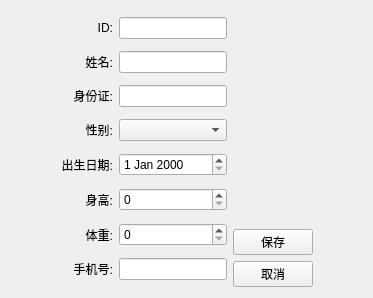
<?xml version="1.0" encoding="UTF-8"?>
<ui version="4.0">
 <class>PatientEditView</class>
 <widget class="QWidget" name="PatientEditView">
  <property name="geometry">
   <rect>
    <x>0</x>
    <y>0</y>
    <width>373</width>
    <height>298</height>
   </rect>
  </property>
  <property name="windowTitle">
   <string>编辑患者信息</string>
  </property>
  <layout class="QHBoxLayout" name="horizontalLayout">
   <item>
    <spacer name="horizontalSpacer">
     <property name="orientation">
      <enum>Qt::Orientation::Horizontal</enum>
     </property>
     <property name="sizeHint" stdset="0">
      <size>
       <width>41</width>
       <height>20</height>
      </size>
     </property>
    </spacer>
   </item>
   <item>
    <layout class="QGridLayout" name="gridLayout">
     <item row="0" column="0">
      <widget class="QLabel" name="label">
       <property name="text">
        <string>ID:</string>
       </property>
       <property name="alignment">
        <set>Qt::AlignmentFlag::AlignRight|Qt::AlignmentFlag::AlignTrailing|Qt::AlignmentFlag::AlignVCenter</set>
       </property>
      </widget>
     </item>
     <item row="0" column="1">
      <widget class="QLineEdit" name="inputID"/>
     </item>
     <item row="1" column="0">
      <widget class="QLabel" name="label_2">
       <property name="text">
        <string>姓名:</string>
       </property>
       <property name="alignment">
        <set>Qt::AlignmentFlag::AlignRight|Qt::AlignmentFlag::AlignTrailing|Qt::AlignmentFlag::AlignVCenter</set>
       </property>
      </widget>
     </item>
     <item row="1" column="1">
      <widget class="QLineEdit" name="inputName"/>
     </item>
     <item row="2" column="0">
      <widget class="QLabel" name="label_3">
       <property name="text">
        <string>身份证:</string>
       </property>
       <property name="alignment">
        <set>Qt::AlignmentFlag::AlignRight|Qt::AlignmentFlag::AlignTrailing|Qt::AlignmentFlag::AlignVCenter</set>
       </property>
      </widget>
     </item>
     <item row="2" column="1">
      <widget class="QLineEdit" name="inputIdCard"/>
     </item>
     <item row="3" column="0">
      <widget class="QLabel" name="label_4">
       <property name="text">
        <string>性别:</string>
       </property>
       <property name="alignment">
        <set>Qt::AlignmentFlag::AlignRight|Qt::AlignmentFlag::AlignTrailing|Qt::AlignmentFlag::AlignVCenter</set>
       </property>
      </widget>
     </item>
     <item row="3" column="1">
      <widget class="QComboBox" name="inputSex"/>
     </item>
     <item row="4" column="0">
      <widget class="QLabel" name="label_5">
       <property name="text">
        <string>出生日期:</string>
       </property>
       <property name="alignment">
        <set>Qt::AlignmentFlag::AlignRight|Qt::AlignmentFlag::AlignTrailing|Qt::AlignmentFlag::AlignVCenter</set>
       </property>
      </widget>
     </item>
     <item row="4" column="1">
      <widget class="QDateEdit" name="inputDate"/>
     </item>
     <item row="5" column="0">
      <widget class="QLabel" name="label_6">
       <property name="text">
        <string>身高:</string>
       </property>
       <property name="alignment">
        <set>Qt::AlignmentFlag::AlignRight|Qt::AlignmentFlag::AlignTrailing|Qt::AlignmentFlag::AlignVCenter</set>
       </property>
      </widget>
     </item>
     <item row="5" column="1">
      <widget class="QSpinBox" name="inputHeight"/>
     </item>
     <item row="6" column="0">
      <widget class="QLabel" name="label_7">
       <property name="text">
        <string>体重:</string>
       </property>
       <property name="alignment">
        <set>Qt::AlignmentFlag::AlignRight|Qt::AlignmentFlag::AlignTrailing|Qt::AlignmentFlag::AlignVCenter</set>
       </property>
      </widget>
     </item>
     <item row="6" column="1">
      <widget class="QSpinBox" name="inputWeight"/>
     </item>
     <item row="7" column="0">
      <widget class="QLabel" name="label_8">
       <property name="text">
        <string>手机号:</string>
       </property>
       <property name="alignment">
        <set>Qt::AlignmentFlag::AlignRight|Qt::AlignmentFlag::AlignTrailing|Qt::AlignmentFlag::AlignVCenter</set>
       </property>
      </widget>
     </item>
     <item row="7" column="1">
      <widget class="QLineEdit" name="inputPhone"/>
     </item>
    </layout>
   </item>
   <item>
    <layout class="QVBoxLayout" name="verticalLayout">
     <item>
      <spacer name="verticalSpacer">
       <property name="orientation">
        <enum>Qt::Orientation::Vertical</enum>
       </property>
       <property name="sizeHint" stdset="0">
        <size>
         <width>20</width>
         <height>40</height>
        </size>
       </property>
      </spacer>
     </item>
     <item>
      <widget class="QPushButton" name="btSave">
       <property name="text">
        <string>保存</string>
       </property>
      </widget>
     </item>
     <item>
      <widget class="QPushButton" name="btCancel">
       <property name="text">
        <string>取消</string>
       </property>
      </widget>
     </item>
    </layout>
   </item>
   <item>
    <spacer name="horizontalSpacer_2">
     <property name="orientation">
      <enum>Qt::Orientation::Horizontal</enum>
     </property>
     <property name="sizeHint" stdset="0">
      <size>
       <width>41</width>
       <height>20</height>
      </size>
     </property>
    </spacer>
   </item>
  </layout>
 </widget>
 <resources/>
 <connections/>
</ui>
